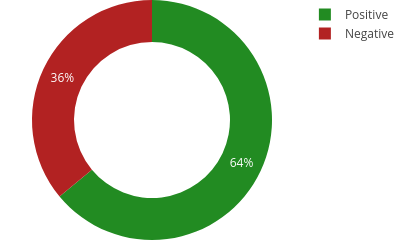

Write notebook code for a chart like this one.
### Code cell
breakdown_of_sentiment_analyst(positive_count, negative_count)

### Figure 1 — Plotly figure (JSON) as saved in the notebook; plotly's stock layout.template omitted (floating-point values rounded to 4 significant figures)
{"data": [{"hole": 0.65, "hoverinfo": "label+percent", "labels": ["Positive", "Negative"], "marker": {"colors": ["forestgreen", "firebrick"]}, "textinfo": "percent", "type": "pie", "values": [16, 9]}], "layout": {"height": 100, "margin": {"b": 0, "l": 5, "r": 0, "t": 0}, "paper_bgcolor": "rgba(0,0,0,0)", "showlegend": true, "width": 400}}
